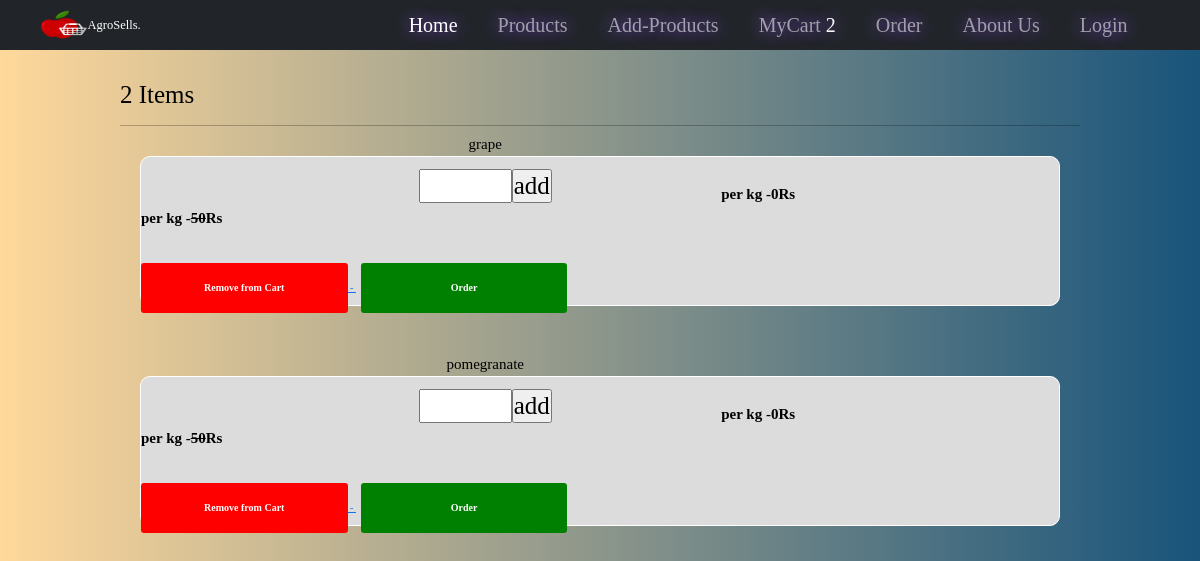
The app's page /mycart.php with its own data.
### tables this page shows
CREATE TABLE `product` (
  `product_id` int(11) NOT NULL,
  `productname` varchar(255) NOT NULL,
  `category` varchar(200) DEFAULT NULL,
  `price` int(11) NOT NULL,
  `discount` int(11) DEFAULT NULL,
  `quantiti` int(100) NOT NULL,
  `product_image` varchar(255) DEFAULT NULL,
  `uname` varchar(255) NOT NULL
);

### mycart.php (the view, shortened to what this page needs)
<?php
require_once 'connection.php';
$sql_cart="SELECT * FROM cart";
$all_cart=mysqli_query($con,$sql_cart);
?>
<!doctype html>
<html lang="en">
<head>
    <link href="https://cdn.jsdelivr.net/npm/bootstrap@5.2.1/dist/css/bootstrap.min.css" rel="stylesheet"
>
    <link rel="stylesheet" href="nav.css">
    <link rel="stylesheet" href="mycart.css">
</head>
<body>
<nav class="navbar navbar-expand-lg navbar-dark bg-dark ">
    <div class="container" >
      <img src="logo.png" alt="" width="50px" height="30px">
      <a class="navbar-brand" href="#">AgroSells.</a>
      <div class="collapse navbar-collapse" id="navbarNavDropdown">
        <ul class="navbar-nav ms-auto" id="menu">
          <li class="nav-item">
            <a class="nav-link active " aria-current="page" href="index.php">Home</a>
          </li>
          <li class="nav-item">
            <a class="nav-link" href="products.php">Products</a>
          </li>
          <li class="nav-item">
            <a class="nav-link" href="add-product.php">Add-Products</a>
          </li>
          <li class="nav-item">
                <a class="nav-link " href="mycart.php">MyCart <span class="text-light"><?php echo $_SESSION['cartno']=mysqli_num_rows($all_cart); ?></span></a>
           </li>
           <li class="nav-item">
            <a class="nav-link" href="order.php">Order</a>
          </li>
          <li class="nav-item">
            <a class="nav-link " href="about.php">About us</a>
          </li>
          <?php
          if(isset($_SESSION['auth'])) {
            ?>
          <li class="nav-item dropdown">
            <a class="nav-link dropdown-toggle" href="#" id="navbarDropdownMenuLink" role="button" data-bs-toggle="dropdown" aria-expanded="false">
              <?=$_SESSION['auth_user']['uname']; ?>
            </a>
            <ul class="dropdown-menu" aria-labelledby="navbarDropdownMenuLink">
              <li><a class="dropdown-item" href="#">Action</a></li>
              <li><a class="dropdown-item" href="#">Another action</a></li>
              <li><a class="dropdown-item" href="logout.php">LOGOUT</a></li>
            </ul>
          </li>
          <?php
          }else{
            ?>
          <li class="nav-item">
            <a class="nav-link" href="login2.php">Login</a>
          </li>
            <?php
          }
          ?>
        </ul>
      </div>
    </div>
  </nav>
    <main>
        <h1><?php echo mysqli_num_rows($all_cart) ?> Items </h1>
        <hr>
        <?php
        while($row_cart=mysqli_fetch_assoc($all_cart)){
          $sql="SELECT * FROM product WHERE product_id=".$row_cart["product_id"];
          $all_product=$con->query($sql);
          while($row=mysqli_fetch_assoc($all_product)){
         ?>
        <div class="card">
            <div class="images">
            </div>
            <div class="caption">
                <span style="text-align: center;"> <p class="product_name"><?php echo $_SESSION['pname']=$row["productname"]; ?></p></span>
<span style="text-align: center; font-size: 2.5em;"><form method="get" action="<?php $_SERVER['PHP_SELF'] ?>"><input type="number" name="no" min="1" max='100'  value='<?php $_SESSION['quantity']=$r['quantiti']=$_GET['no'] ?>' placeholder="<?php echo $_SESSION['quantity'];?>"><input type="submit" name="add" value="add"> </form></span>
                                <p class="price"><b> per kg -<?php echo $_SESSION['total']=$row["discount"]*$r['quantiti']?>Rs</b></p>
                <p class="discount ">  <b>  per kg -<del><?php echo $row["price"]; ?></del>Rs</b></p>
                <span><a href="remove.php?cr=<?php echo $row["product_id"];?>" > <button class="remove" name="remove" >Remove from Cart </button></button>
                - <a href="order.php"><button class="add">Order</button></span></a>
                <br>
                <br>
            </div>
        </div>
        <br>
        <br>
   <?php
          }
       }
   ?>
    </main>
</body>
</html>

### nav.css (style rules this page uses)
#menu li { display: block; height: 100%; margin-right: 30px; font-size: 20px; position: relative; display: flex; align-items: center; color: #fff; text-transform:capitalize; text-shadow: 0 0 15px #8e54e9; transition: all 300ms cubic-bezier(0.075, 0.82, 0.165, 1); }
#menu li:after, #menu li:before { content: ""; position: absolute; width: 0%; display: block; height: 1px; transition: all 0.3s ease; margin-top: 2px; }
#menu li:after { bottom: 25%; }
#menu li:before { top: 25%; }

### mycart.css (style rules this page uses)
* { margin: 0; padding: 0; box-sizing: border-box; font-family: Cambria, Cochin, Georgia, Times, 'Times New Roman', serif; text-decoration: none; color: black; }
html { font-size: 62.5%; }
body { background: #ffd89b; background: -webkit-linear-gradient(to right, #ffd89b, #19547b); background: linear-gradient(to right, #ffd89b, #19547b); min-height: 100vh; }
main { max-width:1500px ; width: 80%; margin: 30px auto; display: flex; flex-direction: column; margin-bottom: 300px; }
main .card { height: 150px; border: 1px solid white; display: flex; margin: 20px; border-radius: 10px; background-color:gainsboro; }
main .card .images { width: 100px; }
main .card .caption { line-height: 3em; margin-left: 30x; position: relative; width: 75%; display: flex; height: 100%; flex-direction: column; justify-content: center; }
main .card .caption p { font-size: 1.5rem; }
del { text-decoration: line-through; }
main .card .caption .price { position: absolute; top: 5%; right: 5%; }
main .card .caption .remove { background-color: red; color: white; border: none; outline: none; padding: 1em; width: 30%; cursor: pointer; border-radius: 3px; margin-top: 2em; font-weight: bold; position: relative; }
main .card .caption .add { background-color: green; color: white; border: none; outline: none; padding: 1em; margin-left: 5px; width: 30%; cursor: pointer; border-radius: 3px; margin-top: 2em; font-weight: bold; position: relative; }

### records on screen
product: productname "grape", $_SESSION['total']=$row['discount']*$r['quantiti'] "0", price "50"
product: productname "pomegranate", $_SESSION['total']=$row['discount']*$r['quantiti'] "0", price "50"

### other values on screen
$_SESSION['cartno']=mysqli_num_rows($all_cart) "2"
mysqli_num_rows($all_cart) "2"
